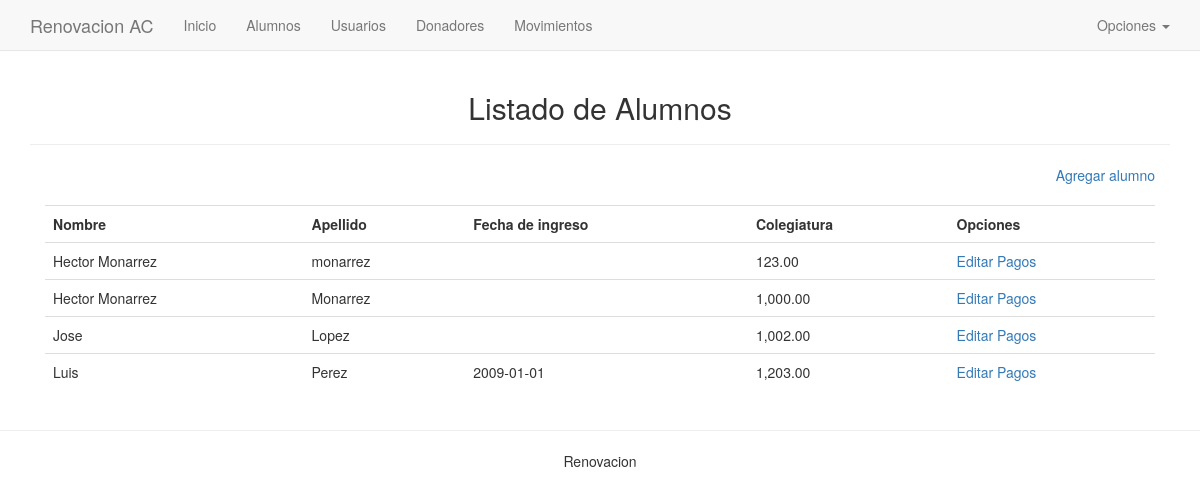
/public/alumnos/view.php, run on the app's committed database.
### tables this page shows
CREATE TABLE `alumnos` (
  `id` int(11) NOT NULL AUTO_INCREMENT,
  `nombre` varchar(250) DEFAULT NULL,
  `apellido` varchar(250) DEFAULT NULL,
  `direccion` varchar(250) DEFAULT NULL,
  `bod` date DEFAULT NULL,
  `colegiatura` double DEFAULT NULL,
  `fecha_ingreso` date DEFAULT NULL,
  PRIMARY KEY (`id`)
);

### includes/Database.php (called while the page is built, shortened)
<?php
class Database {
    private function connect(){
        $this->con=mysqli_connect(HOST,USER,PASSWORD,DATABASE);
    }
}
$Database=new Database();
?>

### includes/functions.php (called while the page is built, shortened)
<?php
require_once("Database.php");
function exec_query($sql){
	global $Database;
	$result_set= mysqli_query($Database->con, $sql);
	return $result_set;
}
function fetch($res){
	return mysqli_fetch_assoc($res);
}
function money($number){
	return money_format('%.2n',$number);
}
?>

### public/alumnos/view.php (the view, shortened to what this page needs)
<?php
$sql="SELECT * FROM alumnos";
$res=exec_query($sql);
$output="";
while($row=fetch($res)){
    $id=$row["id"];
    $nombre=$row["nombre"];
    $apellido=$row["apellido"];
    $ing=$row["fecha_ingreso"];
    $colegiatura=money($row["colegiatura"]);
    $output.="<tr><td>{$nombre}</td>";
    $output.="<td>{$apellido}</td>";
    $output.="<td>{$ing}</td>";
    $output.="<td>{$colegiatura}</td>";
    $output.="<td><a href='#'>Editar</a> <a href='pagos.php?aid={$id}'>Pagos</a></td></tr>";
}
?>
<div class="col-md-12 table-responsive">
    <a href="create.php" class="pull-right">Agregar alumno</a><br><br>
    <table class="table table-hover">
        <tr>
            <th>Nombre</th>
            <th>Apellido</th>
            <th>Fecha de ingreso</th>
            <th>Colegiatura</th>
            <th>Opciones</th>
        </tr>
        <?php echo $output; ?>
    </table>
</div>

### includes/header.php (style rules this page uses)
a { cursor:pointer; }

### data on the page
alumnos: nombre "Hector Monarrez", apellido "monarrez", colegiatura "123.00"
alumnos: nombre "Hector Monarrez", apellido "Monarrez", colegiatura "1,000.00"
alumnos: nombre "Jose", apellido "Lopez", colegiatura "1,002.00"
alumnos: nombre "Luis", apellido "Perez", fecha_ingreso "2009-01-01", colegiatura "1,203.00"

### other printed values
$subtitle "Listado de Alumnos"
